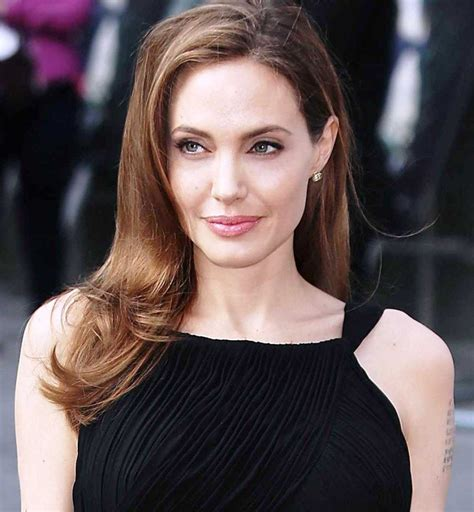
#> input picture dataset/Angelina Jolie/005_582c121a.jpg, 474 x 512 px, found by its file name; its folder holds only this picture in this run
$ python celebrity_guessing_game.py
#> lines starting #> are read from the running program, lines starting #| are printed output that depends on the picture
import os
import numpy as np
import cv2 as cv

#Global Variables
DIR = r'/Users/junaleeiscool/Desktop/Project4/dataset'

celebrities = []
for i in os.listdir(DIR):
    celebrities.append(i)
#> pass 2 of the loop `for i in os.listdir(DIR):`:

features = [] #image array of faces
labels = [] #who's face in index format

haar_cascade = cv.CascadeClassifier('haar_face.xml') #face classifier

#Takes in an image path and turns them grayscale, finds region of interest
def create_train():
    for cel in celebrities:
        path = os.path.join(DIR, cel)
        label = celebrities.index(cel)

        img_path = []
        for img in os.listdir(path):
            img_path.append(os.path.join(path, img))

            for i in range(len(img_path)):
                if img_path[i].endswith('.DS_Store'):
                    del img_path[i]

        for i in img_path:
            img_array = cv.imread(i)
#> img_array is the input picture: shape (512, 474, 3); mean B, G, R 83.2, 81.6, 95.8
            gray = cv.cvtColor(img_array, cv.COLOR_BGR2GRAY) #turns grayscale
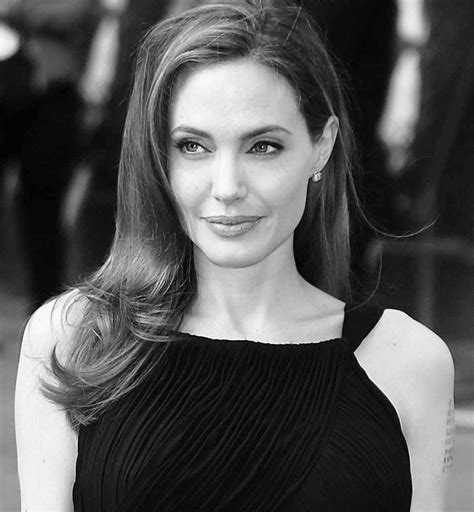
#> gray: shape (512, 474); min 0, max 255, mean 86

            #haar_cascade classifier
            faces_rect = haar_cascade.detectMultiScale(gray, scaleFactor = 1.1, minNeighbors = 6)
#> faces_rect = [[142, 78, 181, 181]]

            for (x, y, w, h) in faces_rect:
                faces_roi = gray[y: y+h, x: x+w] #crop image
                features.append(faces_roi)
                labels.append(label)
#> this loop made 1 pass
#> pass 1, in create_train, `faces_roi = gray[y: y+h, x: x+w]`:
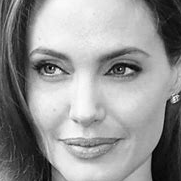
#> faces_roi: shape (181, 181); min 1, max 251, mean 147.8
#> after the loop, features = 1 item; labels = [0]
#> pass 2 of the loop in create_train, `for cel in celebrities:`:
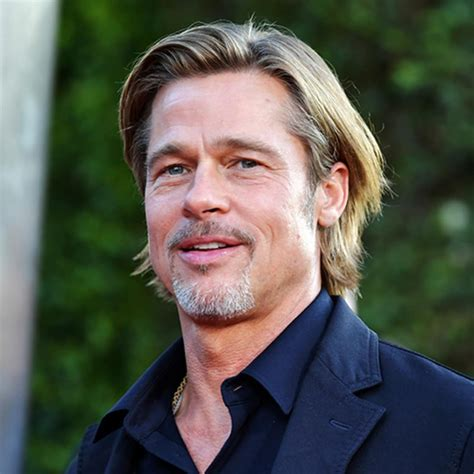
#> input picture dataset/Brad Pitt/013_0c83ca91.jpg, 474 x 474 px, found by its file name
#> in create_train, img_array is the input picture: shape (474, 474, 3); mean B, G, R 78.7, 87.3, 85.6
#> in create_train, `gray = cv.cvtColor(img_array, cv.COLOR_BGR2GRAY)`:
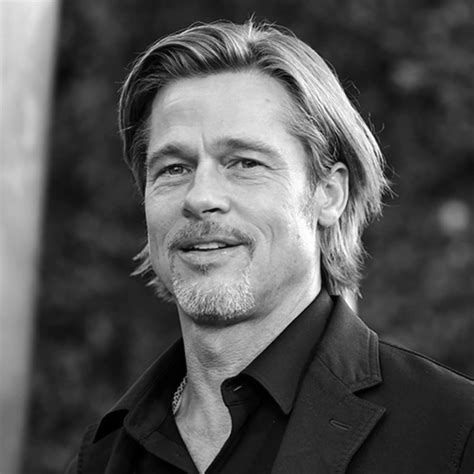
#> gray: shape (474, 474); min 0, max 255, mean 85.8
#> faces_rect = [[174, 385, 68, 68], [111, 262, 149, 149], [99, 74, 228, 228]]
#> the loop in create_train, `for (x, y, w, h) in faces_rect:` made 3 passes
#> pass 3, in create_train, `faces_roi = gray[y: y+h, x: x+w]`:
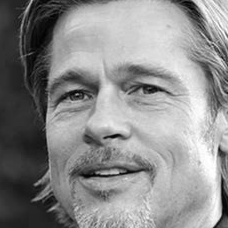
#> faces_roi: shape (228, 228); min 1, max 255, mean 139.4
#> after the loop in create_train, `for (x, y, w, h) in faces_rect:`: features = 4 items; labels = [0, 1, 1, 1]

create_train()
print("---------- Training complete ----------")

#Training the recognizer with features & labels list
face_recognizer = cv.face.LBPHFaceRecognizer_create() #uses local binary patterns (LBPs)
features = np.array(features, dtype = 'object')
labels = np.array(labels)

face_recognizer.train(features, labels)
face_recognizer.save('celebrity_game_trained.yml') #saves as a yaml source file

"""
#Recognizing the face
face_recognizer.read('celebrity_game_trained.yml')

#testing with Angelina Jolie
img = cv.imread('/Users/junaleeiscool/Desktop/Project4/dataset/Angelina Jolie/001_fe3347c0.jpg')
gray = cv.cvtColor(img, cv.COLOR_BGR2GRAY)
cv.imshow('Who is it?', img)

#detect face in the image
faces_rect = haar_cascade.detectMultiScale(gray, 1.1, 4)

for (x, y, w, h) in faces_rect:
    faces_roi = gray[y: y + h, x: x + w]

    label, confidence = face_recognizer.predict(faces_roi)
    print(f"Label OG = {label}, Label = {celebrities[label]}, Confidence = {confidence}")

    cv.putText(img, str(celebrities[label]), (20, 20), cv.FONT_HERSHEY_COMPLEX, 1, (0, 255, 0), 2)
    cv.rectangle(img, (x, y), (w + x, h + y), (0, 255, 0), thickness = 1)

cv.imshow('Detected Face', img)

cv.waitKey(0)

#UPDATE IT TO BE A PORTION OF THEIR FACE??
#MAKE A GAME WINDOW USING TKINTER
#CONSIDER MINIMIZING SIZE OF IMAGE, FIX CONFIDENCE LEVEL"""
